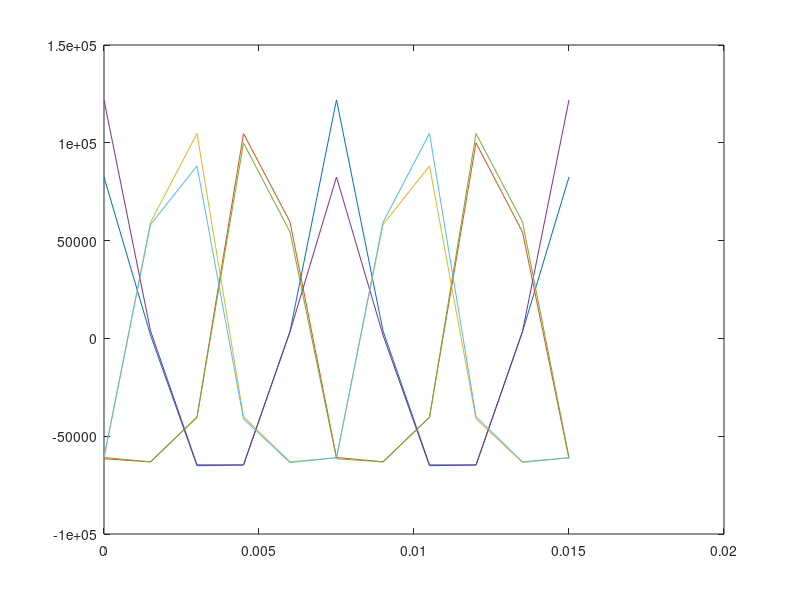

Here is the MATLAB script that generated this plot: (Note: this script raises an error after producing the figure.)

function NumericalScript
  ###################################
  %Material and System Variables
  ###################################
  f = 8000/60; %Hz
  global omega = 2*pi*f; %Rad/s
  engineV = 3000/100^3; %m^3
  period = 2/f;
  gamma = 1.4;
  %TODO - Find and Justify choice of kinematic friction.
  mu = .05;

  %Ductile Iron Grade 65-45-12 
  %http://www.matweb.com/search/DataSheet.aspx?MatGUID=0c178ad6ab2149d4a52a85a13645cc1a
  %https://www.ductile.org/didata/Section3/3part1.htm#Fatigue%20Limit
  ringMat = struct('E',168*10^9,'v',.29,'Sy',332*10^6,'Sut',464*10^6,'SeN',117*10^6,'rho',7.15*1000); %Si Units
  %Titanium Ti-6Al-4V 
  pistonMat = struct('E',113.8*10^9,'v',.29,'Sy',880*10^6,'Sut',950*10^6,'Se',510*10^6,'rho',4430); %Si Units
  chamberMat = pistonMat;
  crankShaftMat = struct('E',200*10^9,'v',.29,'Sy',580*10^6,'Sut',690*10^6,'rho',7850); %Si Units

  ########################
  %Thermo Cycle Variables
  ########################

  CR = 10;
  %State 1
  P_amb = 101325; %kPa
  T_amb = 288; %K
  rho_amb = 1.225; %kg/m^3
  v_amb = 1/rho_amb; %m^3/kg
  u_amb = 205.71; %kJ/kg
  %State 2
  v_comp = v_amb/10;
  rho_comp = 10*rho_amb;
  T2 = 703; %K
  u2 = 514.95;
  %State 3
  u3 = 2051.1; %kJ/kg
  P3 = 8.187*10^6; %Pa
  T3 = 2385;
  %State 4
  T4 = 1022;
  u4 = 778;
  rho4 = .777;
  v_4 = 1/rho4;
  %Cycle Properties
  w = (u3-u4)-(u2-u_amb)-P_amb*(v_comp-v_amb)/1000;
  airMass = engineV/(6*(v_4-v_comp));
  Pow = 6*airMass*w*f/2;
  
  %Volumes
  V_comp = v_comp*airMass;
  V_4 = v_4*airMass;
  
  #########
  %Geometry
  #########
  %Piston
  chamberDiameter = 7.88/100; %m
  chamberArea = pi*chamberDiameter^2/4;
  pistonSweep = (engineV/6)/(chamberArea);
  %Piston Head
  pistonHeadDiameter = chamberDiameter - 4/1000;
  pistonHeadArea = pi*pistonHeadDiameter^2/4;
  pistonHeadHeight = 65/1000;
  %Piston Tail
  pistonTailDiameter = 40/1000;
  pistonTailArea = pi*pistonTailDiameter^2/4;
  pistonTailHeight = 20/1000;
  pistonTailFillet = 8/1000;
  pistonTailStressConcentration = 1.5;
  %Joint Hole
  pistonJointDiameter = 15/1000;
  if pistonJointDiameter>=pistonTailHeight
    error('Piston Joint Hole does not fit tail.')
  endif
  pistonForceHeight = pistonTailHeight/2;
  angle = 2*acos(pistonJointDiameter/pistonTailDiameter);
  pistonChordArea = pistonTailDiameter^2*(angle - sin(angle))/8;
  pistonVolume = pistonHeadArea*pistonHeadHeight - .8^2*pistonHeadArea*pistonHeadHeight + pistonTailArea*pistonTailHeight;
  pistonCoM = (pistonHeadArea*pistonHeadHeight*(pistonHeadHeight/2) + pistonTailArea*pistonTailHeight*(pistonHeadHeight+pistonTailHeight/2))/pistonVolume;
  pistonMass = pistonMat.rho*pistonVolume;
  %Piston Channel
  pistonChannelDepth = 5/1000;
  pistonRingChannelFillet = 2/1000;
  pistonChannelDiameter = pistonHeadDiameter - 2*pistonChannelDepth;
  %Stress Concentration in Channels
  %Round shaft with flat-bottom groove in bending and/or tension.
  pistonChannelConcentrationFactor = 3.5;
  numPistons = 6;
  %Intake Hole
  intakeArea = chamberArea/5;

  %Rings
  interference = .0009*chamberDiameter;
  ringOuterDiameter = 7.89/100;
  ringInnerDiameter = pistonChannelDiameter;
  ringHeight = 5/1000;
  ringLocHeight = 15/1000;
  ringLocHeight2 = pistonHeadHeight-15/1000;

  %Connecting Rod
  global CRLength = 16/100; %m
  CRMass = 2;
  
  %CrankShaft Geometry
  global crankRadius = pistonSweep/2; %m
  crankLength = pistonHeadDiameter;
  shaftLength = 10/1000;
  crankConnectorThickness = 20/1000;
  crankShaftSubsectionLength = crankLength + shaftLength + 2*crankConnectorThickness;
  shaftBearingDistance = 30/1000;
  crankShaftLength = shaftBearingDistance +crankShaftSubsectionLength*6;
  shaftDiameter = 75/1000;
  crankDiameter = shaftDiameter;
  shaftI = pi*shaftDiameter^4/(4*2^4);
  crankI  = pi*crankDiameter^4/(4*2^4);
  crankConnectorI = shaftDiameter*(crankRadius+shaftDiameter/2+crankDiameter/2)^3/12;
  %MaxTanAlpha
  maxTan = crankRadius/sqrt(CRLength^2-crankRadius^2);
  %TODO Ensure connecting rod doesn't collide with chamber.
  
  
  ##############################
  %Forces
  ##############################  
  samples = 10;
  t = 0:period/samples:period;
  global initialPistonHeight = V_comp/chamberArea;
  
  tguess = 1.5*pi/omega;
  criticalTime = fzero(@pistonPositionSol,tguess);
  criticalTime = mod(criticalTime,2*pi);
  if omega*criticalTime <= pi
    error('Wrong Time Solution')
  endif
  timeSamples = length(t);
  pistonPosition= zeros(numPistons,timeSamples);
  pistonVelocity= zeros(numPistons,timeSamples);
  pistonAcceleration= zeros(numPistons,timeSamples);
  gasForceMagnitude= zeros(numPistons,timeSamples);
  totalForceMagnitude =zeros(numPistons,timeSamples);
  tn = t;
  for i = 2:numPistons
    t = [t;t(1,:)+period*(i-1)/(numPistons)];
  endfor

  %Piston Position
  pistonPosition = crankRadius + CRLength - (crankRadius.*cos(omega.*t) + sqrt(CRLength^2-(crankRadius*sin(omega*t)).^2));
  %Piston Velocty
  denm = sqrt(CRLength^2-crankRadius^2.*sin(omega.*t).^2);
  pistonVelocity = omega*crankRadius^2.*sin(omega*t).*cos(omega*t)./denm + omega*crankRadius*sin(omega*t);
  %Piston Acceleration
  denm1 = sqrt(CRLength^2-crankRadius^2.*sin(omega.*t).^2);
  denm2 = (CRLength^2-crankRadius^2.*sin(omega.*t).^2).^(1.5);
  pistonAcceleration = omega^2*crankRadius^4*(sin(omega*t).*cos(omega*t)).^2./denm2 + omega^2*crankRadius^2*(cos(omega*t).^2-sin(omega*t).^2)./denm1 + omega^2*crankRadius*cos(omega*t);
  
  
  disp('Starting Force Calculations')
  %Stroke Timing
  powerStroke = (mod(omega*t,4*pi) <= pi)&(mod(omega*t,4*pi) >= 0);
  exhaustStroke = ((mod(omega*t,4*pi) <= 2*pi)&(mod(omega*t,4*pi) > pi))|((mod(omega*t,4*pi) <= 2*pi + omega*criticalTime)&(mod(omega*t,4*pi) > 3*pi));
  intakeStroke = ((mod(omega*t,4*pi) <= 3*pi)&(mod(omega*t,4*pi) > 2*pi));
  compressionStroke = ((mod(omega*t,4*pi) < 4*pi)&(mod(omega*t,4*pi) > 2*pi+omega*criticalTime));
  %Gas Force Calculations
  fPower = chamberArea*(P3*(V_comp./(chamberArea*(pistonPosition+initialPistonHeight))).^gamma - P_amb);
  fPower = fPower.*powerStroke;
    
  fExhaust = .5*rho_amb*chamberArea.*(chamberArea*pistonVelocity/intakeArea).^2;
  fExhaust = fExhaust.*exhaustStroke;
    
  fIntake = -.5*rho_amb*chamberArea.*(chamberArea*pistonVelocity/intakeArea).^2;
  fIntake = fIntake.*intakeStroke;
    
  fCompression = chamberArea.*(P_amb*(10*initialPistonHeight./(pistonPosition+initialPistonHeight)).^gamma - P_amb);
  fCompression = fCompression.*compressionStroke;
  gasForceMagnitude = fPower+fExhaust+fIntake+fCompression;
  totalForceMagnitude = gasForceMagnitude-(pistonMass+CRMass)*pistonAcceleration;
  totalPistonForceMagnitude = gasForceMagnitude-(pistonMass)*pistonAcceleration;
  %Rows are time vector
  %Columns are different pistons
  %3rd is vecotrs i and j.
  tanAlpha = crankRadius*sin(omega*t)./sqrt(CRLength^2-(crankRadius*sin(omega*t)).^2);
  totalForceVectors = zeros([size(t),3]);
  totalForceVectors(:,:,1) = -totalForceMagnitude;
  totalPistonForceVectors(:,:,1) = -totalPistonForceMagnitude;
  totalForceVectors(:,:,2) = tanAlpha.*totalForceMagnitude;
  totalPistonForceVectors(:,:,2) = tanAlpha.*totalPistonForceMagnitude;
  
  plot(t(1,:),totalForceVectors(:,:,1));
  
  
  ##############################
  %Ring Calculations
  ##############################
  %Input Forces
  maxPForce = max(max(abs(totalPistonForceVectors(:,:,1))));
  maxReForce = max(max(abs(totalPistonForceVectors(:,:,2))));
  %Spring Constant
  k = chamberDiameter*ringHeight*ringMat.E/(.5*(chamberDiameter-ringInnerDiameter));
  %Solving Geometric Constants
  alpha = pistonHeadHeight*(2*pistonCoM-ringLocHeight-ringLocHeight2) + pistonForceHeight*(2*pistonCoM-ringLocHeight-ringLocHeight2);
  beta = -4*pistonCoM^2+3*pistonCoM*(ringLocHeight+ringLocHeight2)-ringLocHeight^2-ringLocHeight2^2;
  denm = (2*k*(ringLocHeight^2-2*ringLocHeight*ringLocHeight2+ringLocHeight2^2));
  x = maxReForce*(alpha+beta)/denm;
  theta = maxReForce*(2*pistonHeadHeight+2*pistonForceHeight-4*pistonCoM + ringLocHeight + ringLocHeight2)/denm;
  %Ring Forces
  ringForces = [k*(x-(pistonCoM-ringLocHeight)*theta),k*(-x+(pistonCoM-ringLocHeight)*theta),k*(x-(pistonCoM-ringLocHeight2)*theta),k*(-x+(pistonCoM-ringLocHeight2)*theta)];
  %Ring Pressures
  minPFit = P3 - min(ringForces)/(chamberDiameter*ringHeight);

  denm = (chamberDiameter/(200*10^9))*(1+pistonMat.v) + (ringOuterDiameter/ringMat.E)*(1+ringMat.v);
  PFit = interference/denm;

  %Factor Of Safety
  if 1.5*minPFit > PFit
     error('Ring Pressure does not meet mininum condition.')
  endif

  %Ring Stresses
  maxRingRadialStress = PFit + max(ringForces)/(chamberDiameter*ringHeight);
  maxRingTangentStress = maxRingRadialStress;
  maxRingShearStress = 3*(chamberDiameter^2-pistonHeadDiameter^2)*P3/(4*ringHeight*pistonHeadDiameter) + 3*mu*PFit*chamberDiameter^2/pistonHeadDiameter^2;
  maxRingVonMises = sqrt(maxRingRadialStress^2 + 3*maxRingShearStress^2);

  minRingRadialStress = PFit + min(ringForces)/(chamberDiameter*ringHeight);
  minRingTangentStress = minRingRadialStress;
  minRingShearStress = -3*mu*PFit*chamberDiameter^2/pistonHeadDiameter^2;
  ampRingRadialStress = (maxRingRadialStress-minRingRadialStress)/2;
  ampRingRadialStress = (maxRingRadialStress-minRingRadialStress)/2;
  ampRingTangentStress = ampRingRadialStress;
  %Stresses for fatiude Criteria
  ampRingVonMises = sqrt((ampRingRadialStress/.85)^2 +3*ampRingTangentStress^2);
  %Since the mean stress radial stress is compressive, it's igorned.
  meanRingShearStress = (maxRingShearStress+minRingShearStress)/2;
  meanRingVonMises = sqrt(3*meanRingShearStress^2);
  %mod-Goodman modified Formula
  nRingFatigue = inv(meanRingVonMises/ringMat.Sy + ampRingVonMises/ringMat.SeN);

  if nRingFatigue < 1.5
    disp('Calulated n');
    disp(nRingFatigue);
    error('Ring stresses do not meet Fatigue Criteria')
  endif


  if 3*maxRingVonMises > ringMat.Sy
    disp('Ratio of VonMises to Yield')
    disp(maxRingVonMises/ringMat.Sy)
    error("Ring stresses exceed factor of safety.")
  endif
  
  
  ###############################
  %Piston Stresses and Deflection
  ###############################
  pistonHeadStress = -maxPForce/pistonHeadArea;
  pistonChannelPressureStress = pistonHeadStress*pistonHeadDiameter^2/(pistonChannelDiameter^2);
  pistonChannelPushoutStress = -P3*(ringOuterDiameter^2-pistonHeadDiameter^2)/(pistonHeadDiameter^2-ringInnerDiameter^2);
  pistonChannelMaxStress = pistonChannelConcentrationFactor*(pistonChannelPressureStress+pistonChannelPushoutStress);

  pistonTailStress = -maxPForce/pistonTailArea;
  pistonTailMaxStress = pistonTailStressConcentration*pistonTailStress;

  pistonJointShearStress = 3*maxReForce/(4*pistonChordArea);
  pistonJointNormalStress = -maxPForce/(pistonTailArea-2*pistonChordArea);
  pistonJointPulloutStress = maxPForce/(2*pistonChordArea);

  [pistonMaxVonMises, maxindex] = max([abs(pistonJointNormalStress),abs(sqrt(3)*pistonJointShearStress),abs(pistonTailMaxStress), abs(pistonChannelMaxStress),abs(pistonJointPulloutStress)]);
  %Axial go from roughly 0 to max. Mean stress is compressive.
  pistonAlternatingAxialVonMises = max([abs(pistonJointNormalStress)/.85,abs(pistonTailMaxStress)/.85, abs(pistonChannelMaxStress)/.85]);
  %Push Out Fatigue
  pistonMeanPushOutVonMises = sqrt(3)*pistonJointShearStress/2;
  pistonAmpPushOutVonMises = sqrt(3)*pistonJointShearStress/2;

  if 3*pistonMaxVonMises > pistonMat.Sy
    disp('Ratio of VonMises to Yield')
    disp(pistonMaxVonMises/pistonMat.Sy)
    disp(maxindex)
    error("Piston stresses exceed factor of safety.")
  endif
  %Axial Fatigue
  if 2*pistonAlternatingAxialVonMises > pistonMat.Sut/2
    disp('Ratio of Axial Von Mises to Se')
    disp(2*pistonAlternatingAxialVonMises/pistonMat.Sut)
    error('Alternating axial piston stresses exceed factor of safety')
  endif
  %Push out Fatigue
  pistonPushOutFatigueFoS = inv(pistonMeanPushOutVonMises/pistonMat.Sut + 2*pistonAmpPushOutVonMises/pistonMat.Sut);
  if pistonPushOutFatigueFoS < 1.5
    disp('Ratio of Push Out Von Mises to Se')
    disp(2*pistonAmpPushOutVonMises/pistonMat.Sut)
    error('Alternating piston shear stresses exceed factor of safety')
  endif

  %Estimated Piston Deflection
  pistonHeadDeflection = pistonHeadHeight*pistonHeadStress/pistonMat.E;
  pistonTailDeflection = pistonForceHeight*pistonTailStress/pistonMat.E;
  pistonTotalDeflection = pistonHeadDeflection + pistonTailDeflection;

  
  ###############################
  %CrankShaft Calculations
  ###############################
  radiusVectors = zeros([size(t),3]);
  radiusVectors(:,:,1) = crankRadius*cos(omega*t);
  radiusVectors(:,:,2) = crankRadius*sin(omega*t);
  

  R1 = zeros([1,timeSamples,3]);
  R2 = zeros([1,timeSamples,3]);
  
  for i = 1:numPistons
    R2 = R2-totalForceVectors(i,:,:)*(crankShaftSubsectionLength*(i-1)+shaftBearingDistance+crankLength/2+crankConnectorThickness)/crankShaftLength;
  endfor
  R1 = -R2;
  for i = 1:numPistons
    R1 = R1 - totalForceVectors(i,:,:);
  endfor
  
  crankShaftLocations = 0:crankShaftLength/samples:crankShaftLength;
  numLocations = length(crankShaftLocations);
  %Crank Shaft Internal Reaction Equations
  crankShaftTorque = zeros([1,timeSamples,3,numLocations]);
  for i = 1:numLocations
    loc = crankShaftLocations(i);
    for j = 1:numPistons
      crankShaftTorque(1,:,:,i) = crankShaftTorque(1,:,:,i) + cross(totalForceVectors(j,:,:),radiusVectors(j,:,:),3)*heaviside(loc-crankShaftSubsectionLength*(j-1)-shaftBearingDistance-crankLength/2-crankConnectorThickness);
    endfor
  endfor
  
  
  crankShaftShear = zeros([1,timeSamples,3,numLocations]);
  for i = 1:numLocations
    loc = crankShaftLocations(i);
    crankShaftShear(1,:,:,i) = R1*heaviside(loc);
    for j = 1:numPistons
      crankShaftShear(1,:,:,i) = crankShaftShear(1,:,:,i) + totalForceVectors(j,:,:)*heaviside(loc-crankShaftSubsectionLength*(j-1)-shaftBearingDistance-crankLength/2-crankConnectorThickness);
    endfor
    crankShaftShear(1,:,:,i) = crankShaftShear(1,:,:,i)  + R2*heaviside(loc-crankShaftLength);
  endfor
  
  crankShaftMoment = zeros([1,timeSamples,3,numLocations]);
  for i = 1:numLocations
    loc = crankShaftLocations(i);
    crankShaftMoment(1,:,:,i) = R1*heaviside(loc)*loc;
    for j = 1:numPistons
      arm = loc-crankShaftSubsectionLength*(j-1)-shaftBearingDistance-crankLength/2-crankConnectorThickness;
      crankShaftMoment(1,:,:,i) = crankShaftMoment(1,:,:,i) + totalForceVectors(j,:,:)*heaviside(arm)*arm;
    endfor
    crankShaftMoment(1,:,:,i) = crankShaftMoment(1,:,:,i)  + R2*heaviside(loc-crankShaftLength)*(loc-crankShaftLength);
  endfor
  
  crankShaftSlope = zeros([1,timeSamples,3,numLocations]);
  for i = 1:numLocations
    loc = crankShaftLocations(i);
    crankShaftSlope(1,:,:,i) = .5*R1*heaviside(loc)*loc.^2;
    for j = 1:numPistons
      arm = loc-crankShaftSubsectionLength*(j-1)-shaftBearingDistance-crankLength/2-crankConnectorThickness;
      crankShaftSlope(1,:,:,i) = crankShaftSlope(1,:,:,i) + .5*totalForceVectors(j,:,:)*heaviside(arm)*arm.^2;
    endfor
  endfor

    
  crankShaftDisplacement = zeros([1,timeSamples,3,numLocations]);
  for i = 1:numLocations
    loc = crankShaftLocations(i);
    crankShaftDisplacement(1,:,:,i) = R1*heaviside(loc)*loc.^3/6;
    for j = 1:numPistons
      arm = loc-crankShaftSubsectionLength*(j-1)-shaftBearingDistance-crankLength/2-crankConnectorThickness;
      crankShaftDisplacement(1,:,:,i) = crankShaftDisplacement(1,:,:,i) + totalForceVectors(j,:,:)*heaviside(arm)*arm.^3/6;
    endfor
  endfor
  
  C1 = -crankShaftDisplacement(1,:,:,end)/crankShaftLength;
  for i = 1:numLocations
    loc = crankShaftLocations(i);
    crankShaftSlope(1,:,:,i) = crankShaftSlope(1,:,:,i) + C1;
    crankShaftDisplacement(1,:,:,i) = crankShaftDisplacement(1,:,:,i) + C1*loc;
  endfor
  crankShaftSlope = crankShaftSlope/(pistonMat.E*shaftI);
  crankShaftDisplacement = crankShaftDisplacement/(pistonMat.E*shaftI);
  
  crankShaftDisplacementMag = crankShaftDisplacement(1,:,1,:).^2+crankShaftDisplacement(1,:,2,:).^2;
  crankShaftDisplacementMag = sqrt(crankShaftDisplacementMag);
  crankShaftDisplacementMax = max(max(crankShaftDisplacementMag));
  
  crankShaftSlopeMag = crankShaftSlope(1,:,1,:).^2+crankShaftSlope(1,:,2,:).^2;
  crankShaftSlopeMag = sqrt(crankShaftSlopeMag);
  crankShaftSlopeMax = max(max(crankShaftSlopeMag));
  
  crankShaftMomentMag = crankShaftMoment(1,:,1,:).^2 + crankShaftMoment(1,:,2,:).^2;
  crankShaftMomentMag = sqrt(crankShaftMomentMag);
  maxShaftMoment = max(max(abs(crankShaftMomentMag)));
  crankShaftMomentStress = maxShaftMoment*shaftDiameter/(2*shaftI);
  
  crankShaftTorqueMax = max(max(max(abs(crankShaftTorque))));
  crankShaftShearStress = crankShaftTorqueMax*shaftDiameter/(4*shaftI);
  
  crankShaftVonMises = sqrt(crankShaftMomentStress^2+3*crankShaftShearStress^2);
  
  if 1.5*crankShaftVonMises > crankShaftMat.Sy
    error('Crank Shaft fails to meet FoS')
  endif
  
  
  
  
  
  disp('Paused')
 save vars.mat
endfunction

function pisPos = pistonPositionSol(t)
  global crankRadius CRLength omega initialPistonHeight
  pisPos = crankRadius + CRLength - (crankRadius.*cos(omega.*t) + sqrt(CRLength^2-crankRadius^2.*sin(omega.*t).^2)) - 9*initialPistonHeight;
endfunction
 
 